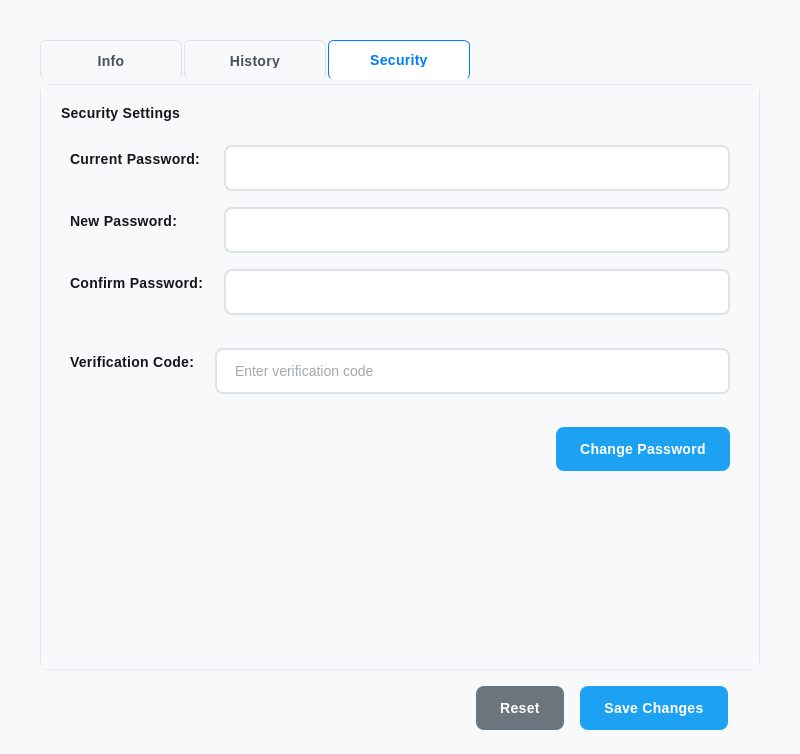
<?xml version="1.0" encoding="UTF-8"?>
<ui version="4.0">
 <class>Profile</class>
 <widget class="QWidget" name="Profile">
  <property name="geometry">
   <rect>
    <x>0</x>
    <y>0</y>
    <width>800</width>
    <height>754</height>
   </rect>
  </property>
  <property name="windowTitle">
   <string>Profile</string>
  </property>
  <property name="styleSheet">
   <string>QWidget {
    background-color: #f8f9fa;
    font-family: 'Poppins', 'Segoe UI', Arial, sans-serif;
}

/* Tab Widget Styling - Exact match to Employer */
QTabWidget::pane {
    border: 1px solid #e1e8ed;
    border-radius: 8px;
    background-color: #ffffff;
    margin-top: 4px;
}

QTabWidget::tab-bar {
    alignment: left;
}

QTabBar::tab {
    background-color: #f8f9fa;
    border: 1px solid #dee2e6;
    border-bottom: none;
    border-radius: 6px 6px 0 0;
    padding: 12px 20px;
    margin-right: 2px;
    font-weight: 700;
    color: #495057;
    font-size: 14px;
    min-width: 100px;
    letter-spacing: 0.3px;
    transition: all 0.3s ease-in-out;
}

QTabBar::tab:selected {
    background-color: #ffffff;
    color: #007bff;
    border-color: #007bff;
    border-bottom: 1px solid #ffffff;
}

QTabBar::tab:hover:!selected {
    background-color: #e9ecef;
    color: #495057;
    border-bottom: 3px solid #adb5bd;
    box-shadow: 0 1px 3px rgba(0,0,0,0.08);
    transform: translateY(-1px);
}

/* Avatar Styling */
QLabel#avatarLabel {
    background-color: #e9ecef;
    border: 2px solid #dee2e6;
    border-radius: 60px;
    min-width: 120px;
    max-width: 120px;
    min-height: 120px;
    max-height: 120px;
}

/* Button Styling - Match Employer */
QPushButton {
    background-color: #1da1f2;
    color: white;
    border: none;
    border-radius: 8px;
    padding: 12px 24px;
    font-size: 14px;
    font-weight: 600;
    font-family: 'Poppins', 'Segoe UI', Arial, sans-serif;
    min-height: 20px;
    letter-spacing: 0.3px;
    transition: all 0.3s ease-in-out;
}

QPushButton:hover {
    background-color: #1991db;
    box-shadow: 0 4px 12px rgba(29, 161, 242, 0.3);
    transform: translateY(-1px);
}

QPushButton:pressed {
    background-color: #1680c7;
    transform: translateY(0px);
    box-shadow: 0 2px 6px rgba(29, 161, 242, 0.2);
}

QPushButton#removePhotoBtn {
    background-color: #dc3545;
}

QPushButton#removePhotoBtn:hover {
    background-color: #c82333;
    box-shadow: 0 4px 12px rgba(220, 53, 69, 0.3);
}

QPushButton#removePhotoBtn:pressed {
    background-color: #bd2130;
}

/* Label Styling - Match Employer with Bold and Hover Effects */
QLabel {
    color: #14171a;
    font-weight: 600;
    font-family: 'Poppins', 'Segoe UI', Arial, sans-serif;
    font-size: 14px;
    letter-spacing: 0.3px;
    transition: all 0.2s ease-in-out;
}

QLabel:hover {
    color: #1da1f2;
    text-decoration: underline;
    transform: translateY(-1px);
}

QLabel#sectionTitle {
    font-size: 18px;
    font-weight: 700;
    color: #14171a;
    letter-spacing: 0.8px;
    margin-bottom: 16px;
    padding: 16px 0px 16px 0px;
    border-bottom: 1px solid #e1e8ed;
}

QLabel#sectionTitle:hover {
    color: #1da1f2;
    text-decoration: underline;
    transform: translateY(-1px);
}

/* Input Field Styling */
QLineEdit {
    border: 2px solid #dee2e6;
    border-radius: 8px;
    padding: 12px 16px;
    font-size: 14px;
    background-color: white;
    color: #495057;
    font-family: 'Poppins', 'Segoe UI', Arial, sans-serif;
    font-weight: 400;
    transition: all 0.2s ease-in-out;
}

QLineEdit:focus {
    border-color: #1da1f2;
    outline: none;
    box-shadow: 0 0 0 3px rgba(29, 161, 242, 0.1);
}

QLineEdit:hover {
    border-color: #adb5bd;
}

/* Table Styling */
QTableWidget {
    border: 1px solid #e1e8ed;
    border-radius: 8px;
    background-color: white;
    gridline-color: #f1f3f4;
    font-family: 'Poppins', 'Segoe UI', Arial, sans-serif;
    selection-background-color: rgba(29, 161, 242, 0.1);
}

QHeaderView::section {
    background-color: #f8f9fa;
    border: none;
    border-bottom: 2px solid #e1e8ed;
    padding: 12px 16px;
    font-weight: 700;
    color: #495057;
    letter-spacing: 0.3px;
}

QTableWidget::item {
    padding: 8px 16px;
    border-bottom: 1px solid #f1f3f4;
}

QTableWidget::item:selected {
    background-color: rgba(29, 161, 242, 0.1);
    color: #1da1f2;
}</string>
  </property>
  <layout class="QVBoxLayout" name="mainLayout">
   <property name="spacing">
    <number>0</number>
   </property>
   <property name="leftMargin">
    <number>40</number>
   </property>
   <property name="topMargin">
    <number>40</number>
   </property>
   <property name="rightMargin">
    <number>40</number>
   </property>
   <property name="bottomMargin">
    <number>0</number>
   </property>
   <item>
    <widget class="QTabWidget" name="profileTabWidget">
     <property name="currentIndex">
      <number>2</number>
     </property>
     <widget class="QWidget" name="infoTab">
      <attribute name="icon">
       <iconset resource="resources.qrc">
        <normaloff>:/resources/icons/info.svg</normaloff>:/resources/icons/info.svg</iconset>
      </attribute>
      <attribute name="title">
       <string>Info</string>
      </attribute>
      <layout class="QVBoxLayout" name="infoLayout">
       <property name="spacing">
        <number>15</number>
       </property>
       <property name="leftMargin">
        <number>20</number>
       </property>
       <property name="topMargin">
        <number>20</number>
       </property>
       <property name="rightMargin">
        <number>20</number>
       </property>
       <property name="bottomMargin">
        <number>20</number>
       </property>
       <item>
        <widget class="QLabel" name="sectionTitle">
         <property name="text">
          <string>User Profile Information</string>
         </property>
        </widget>
       </item>
       <item>
        <widget class="QWidget" name="avatarWidget" native="true">
         <layout class="QHBoxLayout" name="avatarLayout">
          <property name="spacing">
           <number>24</number>
          </property>
          <property name="leftMargin">
           <number>0</number>
          </property>
          <property name="topMargin">
           <number>0</number>
          </property>
          <property name="rightMargin">
           <number>0</number>
          </property>
          <property name="bottomMargin">
           <number>0</number>
          </property>
          <item>
           <widget class="QLabel" name="avatarLabel">
            <property name="text">
             <string>Avatar</string>
            </property>
            <property name="scaledContents">
             <bool>true</bool>
            </property>
            <property name="alignment">
             <set>Qt::AlignmentFlag::AlignCenter</set>
            </property>
           </widget>
          </item>
          <item>
           <layout class="QVBoxLayout" name="avatarButtonsLayout">
            <property name="spacing">
             <number>12</number>
            </property>
            <item>
             <widget class="QPushButton" name="changePhotoBtn">
              <property name="text">
               <string>Change Photo</string>
              </property>
             </widget>
            </item>
            <item>
             <widget class="QPushButton" name="removePhotoBtn">
              <property name="text">
               <string>Remove Photo</string>
              </property>
             </widget>
            </item>
            <item>
             <spacer name="avatarButtonsSpacer">
              <property name="orientation">
               <enum>Qt::Orientation::Vertical</enum>
              </property>
              <property name="sizeHint" stdset="0">
               <size>
                <width>20</width>
                <height>40</height>
               </size>
              </property>
             </spacer>
            </item>
           </layout>
          </item>
          <item>
           <spacer name="avatarHorizontalSpacer">
            <property name="orientation">
             <enum>Qt::Orientation::Horizontal</enum>
            </property>
            <property name="sizeHint" stdset="0">
             <size>
              <width>40</width>
              <height>20</height>
             </size>
            </property>
           </spacer>
          </item>
         </layout>
        </widget>
       </item>
       <item>
        <widget class="QWidget" name="userInfoWidget" native="true">
         <property name="styleSheet">
          <string>QWidget#userInfoWidget {
    background-color: #ffffff;
    border: 1px solid #e1e8ed;
    border-radius: 10px;
    padding: 16px;
    margin: 8px 0;
}</string>
         </property>
         <layout class="QFormLayout" name="userInfoForm">
          <property name="horizontalSpacing">
           <number>32</number>
          </property>
          <property name="verticalSpacing">
           <number>24</number>
          </property>
          <property name="leftMargin">
           <number>16</number>
          </property>
          <property name="topMargin">
           <number>16</number>
          </property>
          <property name="rightMargin">
           <number>16</number>
          </property>
          <property name="bottomMargin">
           <number>16</number>
          </property>
          <item row="0" column="0">
           <widget class="QLabel" name="usernameLabel">
            <property name="styleSheet">
             <string>QLabel {
    font-weight: 700;
    font-size: 15px;
    color: #2c3e50;
    padding: 8px 0;
    min-width: 120px;
}</string>
            </property>
            <property name="text">
             <string>Username:</string>
            </property>
           </widget>
          </item>
          <item row="0" column="1">
           <widget class="QLineEdit" name="usernameEdit">
            <property name="styleSheet">
             <string>QLineEdit {
    padding: 12px 16px;
    font-size: 14px;
    border: 2px solid #dee2e6;
    border-radius: 8px;
    background-color: #f8f9fa;
    min-height: 20px;
}

QLineEdit:focus {
    border-color: #1da1f2;
    background-color: #ffffff;
    box-shadow: 0 0 0 3px rgba(29, 161, 242, 0.1);
}</string>
            </property>
           </widget>
          </item>
          <item row="1" column="0">
           <widget class="QLabel" name="roleLabel">
            <property name="styleSheet">
             <string>QLabel {
    font-weight: 700;
    font-size: 15px;
    color: #2c3e50;
    padding: 8px 0;
    min-width: 120px;
}</string>
            </property>
            <property name="text">
             <string>Role:</string>
            </property>
           </widget>
          </item>
          <item row="1" column="1">
           <widget class="QLineEdit" name="roleEdit">
            <property name="styleSheet">
             <string>QLineEdit {
    padding: 12px 16px;
    font-size: 14px;
    border: 2px solid #dee2e6;
    border-radius: 8px;
    background-color: #f8f9fa;
    min-height: 20px;
}

QLineEdit:focus {
    border-color: #1da1f2;
    background-color: #ffffff;
    box-shadow: 0 0 0 3px rgba(29, 161, 242, 0.1);
}</string>
            </property>
           </widget>
          </item>
          <item row="2" column="0">
           <widget class="QLabel" name="emailLabel">
            <property name="styleSheet">
             <string>QLabel {
    font-weight: 700;
    font-size: 15px;
    color: #2c3e50;
    padding: 8px 0;
    min-width: 120px;
}</string>
            </property>
            <property name="text">
             <string>Email:</string>
            </property>
           </widget>
          </item>
          <item row="2" column="1">
           <widget class="QLineEdit" name="emailEdit">
            <property name="styleSheet">
             <string>QLineEdit {
    padding: 12px 16px;
    font-size: 14px;
    border: 2px solid #dee2e6;
    border-radius: 8px;
    background-color: #f8f9fa;
    min-height: 20px;
}

QLineEdit:focus {
    border-color: #1da1f2;
    background-color: #ffffff;
    box-shadow: 0 0 0 3px rgba(29, 161, 242, 0.1);
}</string>
            </property>
           </widget>
          </item>
          <item row="3" column="0">
           <widget class="QLabel" name="phoneLabel">
            <property name="styleSheet">
             <string>QLabel {
    font-weight: 700;
    font-size: 15px;
    color: #2c3e50;
    padding: 8px 0;
    min-width: 120px;
}</string>
            </property>
            <property name="text">
             <string>Phone Number:</string>
            </property>
           </widget>
          </item>
          <item row="3" column="1">
           <widget class="QLineEdit" name="phoneEdit">
            <property name="styleSheet">
             <string>QLineEdit {
    padding: 12px 16px;
    font-size: 14px;
    border: 2px solid #dee2e6;
    border-radius: 8px;
    background-color: #f8f9fa;
    min-height: 20px;
}

QLineEdit:focus {
    border-color: #1da1f2;
    background-color: #ffffff;
    box-shadow: 0 0 0 3px rgba(29, 161, 242, 0.1);
}</string>
            </property>
           </widget>
          </item>
         </layout>
        </widget>
       </item>
       <item>
        <spacer name="infoVerticalSpacer">
         <property name="orientation">
          <enum>Qt::Orientation::Vertical</enum>
         </property>
         <property name="sizeHint" stdset="0">
          <size>
           <width>20</width>
           <height>40</height>
          </size>
         </property>
        </spacer>
       </item>
      </layout>
     </widget>
     <widget class="QWidget" name="historyTab">
      <attribute name="icon">
       <iconset resource="resources.qrc">
        <normaloff>:/resources/icons/history.svg</normaloff>:/resources/icons/history.svg</iconset>
      </attribute>
      <attribute name="title">
       <string>History</string>
      </attribute>
      <layout class="QVBoxLayout" name="historyLayout">
       <property name="spacing">
        <number>15</number>
       </property>
       <property name="leftMargin">
        <number>20</number>
       </property>
       <property name="topMargin">
        <number>20</number>
       </property>
       <property name="rightMargin">
        <number>20</number>
       </property>
       <property name="bottomMargin">
        <number>20</number>
       </property>
       <item>
        <widget class="QLabel" name="sectionTitle">
         <property name="text">
          <string>Activity History</string>
         </property>
        </widget>
       </item>
       <item>
        <widget class="QTableWidget" name="historyTable">
         <property name="alternatingRowColors">
          <bool>true</bool>
         </property>
         <property name="selectionBehavior">
          <enum>QAbstractItemView::SelectionBehavior::SelectRows</enum>
         </property>
         <property name="gridStyle">
          <enum>Qt::PenStyle::SolidLine</enum>
         </property>
         <property name="columnCount">
          <number>3</number>
         </property>
         <attribute name="horizontalHeaderVisible">
          <bool>true</bool>
         </attribute>
         <attribute name="verticalHeaderVisible">
          <bool>false</bool>
         </attribute>
         <column>
          <property name="text">
           <string>Date</string>
          </property>
         </column>
         <column>
          <property name="text">
           <string>Activity</string>
          </property>
         </column>
         <column>
          <property name="text">
           <string>Details</string>
          </property>
         </column>
        </widget>
       </item>
      </layout>
     </widget>
     <widget class="QWidget" name="securityTab">
      <attribute name="icon">
       <iconset resource="resources.qrc">
        <normaloff>:/resources/icons/security.svg</normaloff>:/resources/icons/security.svg</iconset>
      </attribute>
      <attribute name="title">
       <string>Security</string>
      </attribute>
      <layout class="QVBoxLayout" name="securityLayout">
       <property name="spacing">
        <number>15</number>
       </property>
       <property name="leftMargin">
        <number>20</number>
       </property>
       <property name="topMargin">
        <number>20</number>
       </property>
       <property name="rightMargin">
        <number>20</number>
       </property>
       <property name="bottomMargin">
        <number>20</number>
       </property>
       <item>
        <widget class="QLabel" name="sectionTitle">
         <property name="text">
          <string>Security Settings</string>
         </property>
        </widget>
       </item>
       <item>
        <widget class="QWidget" name="passwordWidget" native="true">
         <layout class="QFormLayout" name="passwordForm">
          <property name="horizontalSpacing">
           <number>20</number>
          </property>
          <property name="verticalSpacing">
           <number>16</number>
          </property>
          <item row="0" column="0">
           <widget class="QLabel" name="currentPasswordLabel">
            <property name="text">
             <string>Current Password:</string>
            </property>
           </widget>
          </item>
          <item row="0" column="1">
           <widget class="QLineEdit" name="currentPasswordEdit">
            <property name="echoMode">
             <enum>QLineEdit::EchoMode::Password</enum>
            </property>
           </widget>
          </item>
          <item row="1" column="0">
           <widget class="QLabel" name="newPasswordLabel">
            <property name="text">
             <string>New Password:</string>
            </property>
           </widget>
          </item>
          <item row="1" column="1">
           <widget class="QLineEdit" name="newPasswordEdit">
            <property name="echoMode">
             <enum>QLineEdit::EchoMode::Password</enum>
            </property>
           </widget>
          </item>
          <item row="2" column="0">
           <widget class="QLabel" name="confirmPasswordLabel">
            <property name="text">
             <string>Confirm Password:</string>
            </property>
           </widget>
          </item>
          <item row="2" column="1">
           <widget class="QLineEdit" name="confirmPasswordEdit">
            <property name="echoMode">
             <enum>QLineEdit::EchoMode::Password</enum>
            </property>
           </widget>
          </item>
         </layout>
        </widget>
       </item>
       <item>
        <widget class="QWidget" name="verificationWidget" native="true">
         <layout class="QFormLayout" name="verificationForm">
          <property name="horizontalSpacing">
           <number>20</number>
          </property>
          <property name="verticalSpacing">
           <number>16</number>
          </property>
          <item row="0" column="0">
           <widget class="QLabel" name="verificationCodeLabel">
            <property name="text">
             <string>Verification Code:</string>
            </property>
           </widget>
          </item>
          <item row="0" column="1">
           <widget class="QLineEdit" name="verificationCodeEdit">
            <property name="placeholderText">
             <string>Enter verification code</string>
            </property>
           </widget>
          </item>
         </layout>
        </widget>
       </item>
       <item>
        <widget class="QWidget" name="securityButtonsWidget" native="true">
         <layout class="QHBoxLayout" name="securityButtonsLayout">
          <property name="spacing">
           <number>16</number>
          </property>
          <item>
           <spacer name="securityButtonsSpacer">
            <property name="orientation">
             <enum>Qt::Orientation::Horizontal</enum>
            </property>
            <property name="sizeHint" stdset="0">
             <size>
              <width>40</width>
              <height>20</height>
             </size>
            </property>
           </spacer>
          </item>
          <item>
           <widget class="QPushButton" name="changePasswordBtn">
            <property name="text">
             <string>Change Password</string>
            </property>
           </widget>
          </item>
         </layout>
        </widget>
       </item>
       <item>
        <spacer name="securityVerticalSpacer">
         <property name="orientation">
          <enum>Qt::Orientation::Vertical</enum>
         </property>
         <property name="sizeHint" stdset="0">
          <size>
           <width>20</width>
           <height>40</height>
          </size>
         </property>
        </spacer>
       </item>
      </layout>
     </widget>
    </widget>
   </item>
   <item>
    <widget class="QWidget" name="profileButtonsWidget" native="true">
     <layout class="QHBoxLayout" name="profileButtonsLayout">
      <property name="spacing">
       <number>16</number>
      </property>
      <property name="leftMargin">
       <number>32</number>
      </property>
      <property name="topMargin">
       <number>16</number>
      </property>
      <property name="rightMargin">
       <number>32</number>
      </property>
      <property name="bottomMargin">
       <number>24</number>
      </property>
      <item>
       <spacer name="profileButtonsSpacer">
        <property name="orientation">
         <enum>Qt::Orientation::Horizontal</enum>
        </property>
        <property name="sizeHint" stdset="0">
         <size>
          <width>40</width>
          <height>20</height>
         </size>
        </property>
       </spacer>
      </item>
      <item>
       <widget class="QPushButton" name="resetProfileButton">
        <property name="styleSheet">
         <string>QPushButton {
    background-color: #6c757d;
}

QPushButton:hover {
    background-color: #5a6268;
    box-shadow: 0 4px 12px rgba(108, 117, 125, 0.3);
}

QPushButton:pressed {
    background-color: #545b62;
}</string>
        </property>
        <property name="text">
         <string>Reset</string>
        </property>
       </widget>
      </item>
      <item>
       <widget class="QPushButton" name="saveProfileButton">
        <property name="text">
         <string>Save Changes</string>
        </property>
       </widget>
      </item>
     </layout>
    </widget>
   </item>
  </layout>
 </widget>
 <resources>
  <include location="resources.qrc"/>
 </resources>
 <connections/>
</ui>
